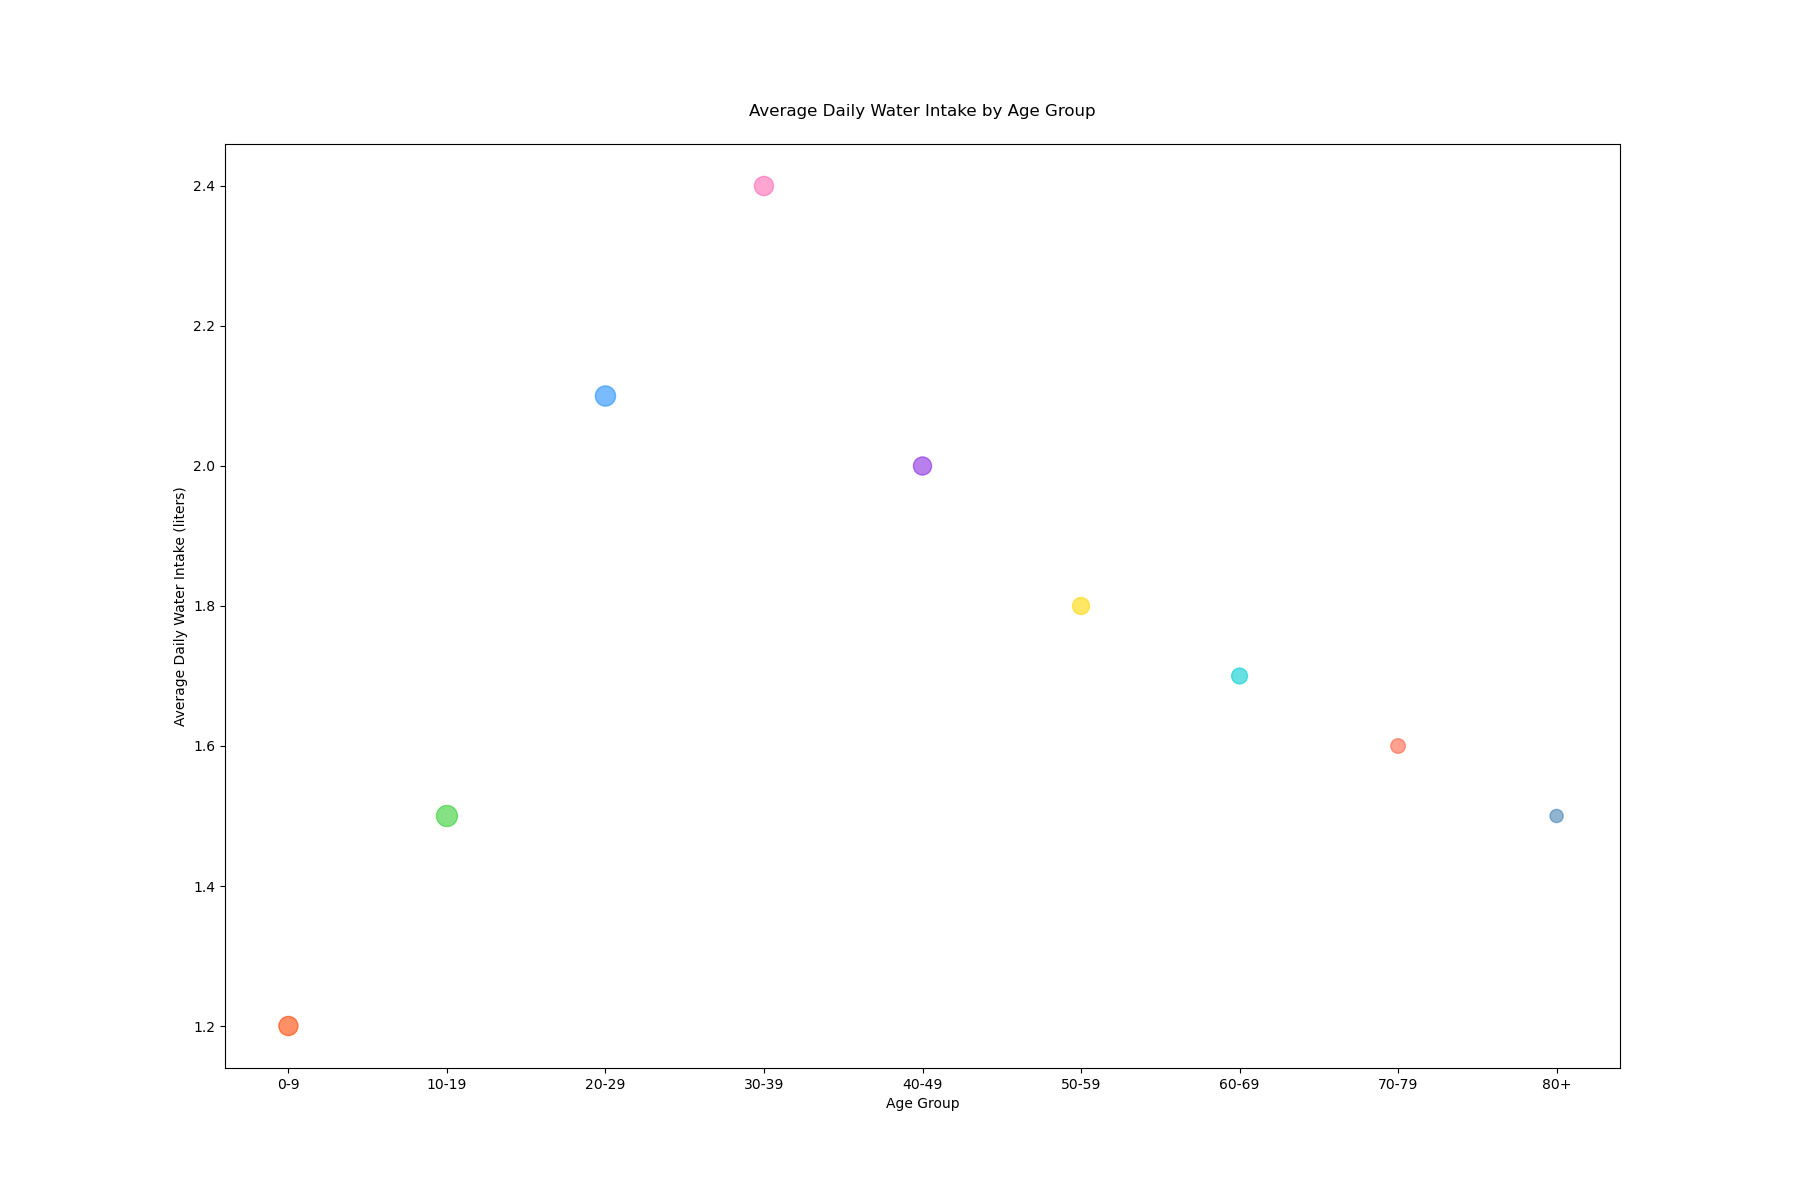

Python code for this plot:

import matplotlib.pyplot as plt

# Data
age_groups = ['0-9', '10-19', '20-29', '30-39', '40-49', '50-59', '60-69', '70-79', '80+']
avg_water_intake = [1.2, 1.5, 2.1, 2.4, 2.0, 1.8, 1.7, 1.6, 1.5]
number_of_participants = [190000, 230000, 210000, 190000, 170000, 150000, 130000, 110000, 90000]

# Custom colors
colors = ['#ff4500', '#32cd32', '#1e90ff', '#ff69b4', '#8a2be2', '#ffd700', '#00ced1', '#ff6347', '#4682b4']

# Set figure size
plt.figure(figsize=(18, 12))

# Scatter plot with bubble sizes
bubble_sizes = [n / 1000 for n in number_of_participants]  # Scaling the number of participants for bubble size
plt.scatter(age_groups, avg_water_intake, s=bubble_sizes, c=colors, alpha=0.6)

# Labels and title
plt.xlabel('Age Group')
plt.ylabel('Average Daily Water Intake (liters)')
plt.title('Average Daily Water Intake by Age Group', pad=20)

# Show plot
plt.show()
